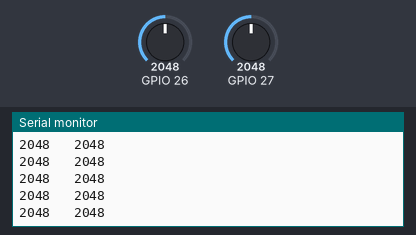
Bench run of a sketch on a simulated ESP32. Parts: the last lines printed to the serial monitor. Inputs (shaded band) come from the test bench; at power-on: GPIO 26 = 2048, GPIO 27 = 2048.

Above: at 1.2 s.
1.3 s: GPIO 26 set to 2866
At 1.37 s:
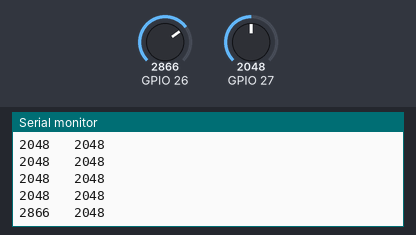
2.8 s: GPIO 27 set to 2866
At 2.83 s:
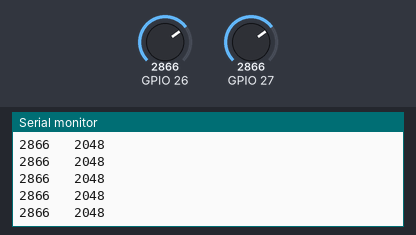
4.3 s: GPIO 26 set to 3603
At 4.34 s:
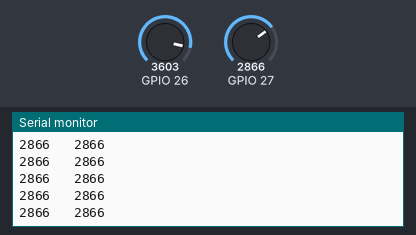
5.8 s: GPIO 27 set to 3603
At 5.8 s:
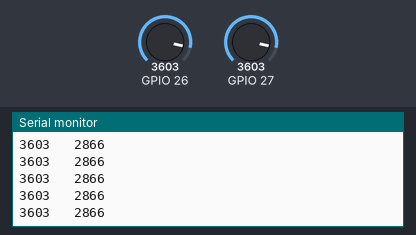
Timing chart, 0 to 8.3 s (numbered marks = the images above; inputs shaded):
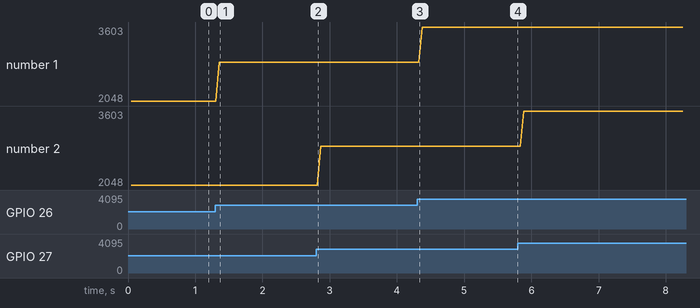

Measured:
- after the input at 1.3 s, the serial monitor: prints a new line after 0.06 s (image 1)
- plotted number 1: 2048 → 2866 after the input at 1.3 s, 2866 → 3603 after the input at 4.3 s

The sketch:

adc_test.ino
```cpp
void setup() {
  Serial.println(9600);

}

void loop() {
  // put your main code here, to run repeatedly:
  uint16_t a = analogRead(26);
  uint16_t b = analogRead(27);
  delay(50);
  Serial.print(a);
  Serial.print("   ");
  Serial.println(b);

}
```
